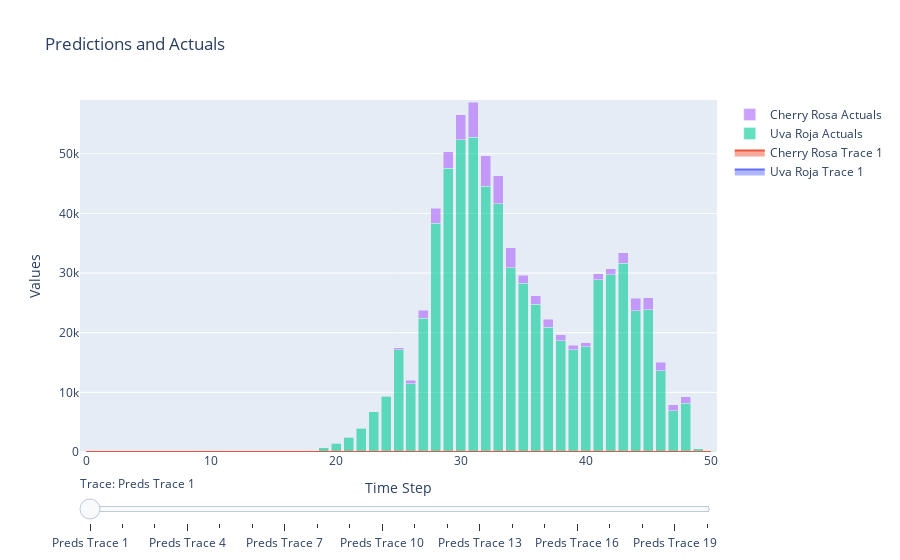

Write notebook code for a chart like this one.
### Code cell
fig7 = graphs.graph_harvest_stacked(year_preds_by_type,year_actuals_by_type,types)
fig7.show()

### Figure 1 — Plotly figure (JSON) as saved in the notebook; plotly's stock layout.template omitted (floating-point values rounded to 4 significant figures)
{"data": [{"mode": "lines", "name": "Uva Roja Trace 1", "stackgroup": "group0", "type": "scatter", "visible": true, "x": [0, 1, 2, 3, 4, 5, 6, 7, 8, 9, 10, 11, 12, 13, 14, 15, 16, 17, 18, 19, 20, 21, 22, 23, 24, 25, 26, 27, 28, 29, 30, 31, 32, 33, 34, 35, 36, 37, 38, 39, 40, 41, 42, 43, 44, 45, 46, 47, 48, 49, 50], "y": [0.0, 0.0, 0.0, 0.0, 0.0, 0.0, 0.0, 0.0, 0.0, 0.0, 0.0, 0.0, 0.0, 0.0, 0.0, 0.0, 0.0, 0.0, 0.0, 0.0, 0.0, 0.0, 0.0, 0.0, 0.0, 0.0, 0.0, 0.0, 0.0, 0.0, 0.0, 0.0, 0.0, 0.0, 0.0, 0.0, 0.0, 0.0, 0.0, 0.0, 0.0, 0.0, 0.0, 0.0, 0.0, 0.0, 0.0, 0.0, 0.0, 0.0, 0.0]}, {"mode": "lines", "name": "Cherry Rosa Trace 1", "stackgroup": "group0", "type": "scatter", "visible": true, "x": [0, 1, 2, 3, 4, 5, 6, 7, 8, 9, 10, 11, 12, 13, 14, 15, 16, 17, 18, 19, 20, 21, 22, 23, 24, 25, 26, 27, 28, 29, 30, 31, 32, 33, 34, 35, 36, 37, 38, 39, 40, 41, 42, 43, 44, 45, 46, 47, 48, 49, 50], "y": [0.0, 0.0, 0.0, 0.0, 0.0, 0.0, 0.0, 0.0, 0.0, 0.0, 0.0, 0.0, 0.0, 0.0, 0.0, 0.0, 0.0, 0.0, 0.0, 0.0, 0.0, 0.0, 0.0, 0.0, 0.0, 0.0, 0.0, 0.0, 0.0, 0.0, 0.0, 0.0, 0.0, 0.0, 0.0, 0.0, 0.0, 0.0, 0.0, 0.0, 0.0, 0.0, 0.0, 0.0, 0.0, 0.0, 0.0, 0.0, 0.0, 0.0, 0.0]}, {"mode": "lines", "name": "Uva Roja Trace 2", "stackgroup": "group1", "type": "scatter", "visible": false, "x": [0, 1, 2, 3, 4, 5, 6, 7, 8, 9, 10, 11, 12, 13, 14, 15, 16, 17, 18, 19, 20, 21, 22, 23, 24, 25, 26, 27, 28, 29, 30, 31, 32, 33, 34, 35, 36, 37, 38, 39, 40, 41, 42, 43, 44, 45, 46, 47, 48, 49, 50], "y": [0.0, 0.0, 0.0, 0.0, 0.0, 0.0, 0.0, 0.0, 0.0, 0.0, 0.0, 0.0, 0.0, 0.0, 0.0, 0.0, 0.0, 0.0, 0.0, 0.0, 0.0, 0.0, 0.0, 0.0, 0.0, 0.0, 0.0, 0.0, 0.0, 0.0, 0.0, 0.0, 0.0, 0.0, 0.0, 0.0, 0.0, 0.0, 0.0, 0.0, 0.0, 0.0, 0.0, 0.0, 0.0, 0.0, 0.0, 0.0, 0.0, 0.0, 0.0]}, {"mode": "lines", "name": "Cherry Rosa Trace 2", "stackgroup": "group1", "type": "scatter", "visible": false, "x": [0, 1, 2, 3, 4, 5, 6, 7, 8, 9, 10, 11, 12, 13, 14, 15, 16, 17, 18, 19, 20, 21, 22, 23, 24, 25, 26, 27, 28, 29, 30, 31, 32, 33, 34, 35, 36, 37, 38, 39, 40, 41, 42, 43, 44, 45, 46, 47, 48, 49, 50], "y": [0.0, 0.0, 0.0, 0.0, 0.0, 0.0, 0.0, 0.0, 0.0, 0.0, 0.0, 0.0, 0.0, 0.0, 0.0, 0.0, 0.0, 0.0, 0.0, 0.0, 0.0, 0.0, 0.0, 0.0, 0.0, 0.0, 0.0, 0.0, 0.0, 0.0, 0.0, 0.0, 0.0, 0.0, 0.0, 0.0, 0.0, 0.0, 0.0, 0.0, 0.0, 0.0, 0.0, 0.0, 0.0, 0.0, 0.0, 0.0, 0.0, 0.0, 0.0]}, {"mode": "lines", "name": "Uva Roja Trace 3", "stackgroup": "group2", "type": "scatter", "visible": false, "x": [0, 1, 2, 3, 4, 5, 6, 7, 8, 9, 10, 11, 12, 13, 14, 15, 16, 17, 18, 19, 20, 21, 22, 23, 24, 25, 26, 27, 28, 29, 30, 31, 32, 33, 34, 35, 36, 37, 38, 39, 40, 41, 42, 43, 44, 45, 46, 47, 48, 49, 50], "y": [0.0, 0.0, 0.0, 0.0, 0.0, 0.0, 0.0, 0.0, 0.0, 0.0, 0.0, 0.0, 0.0, 0.0, 0.0, 0.0, 0.0, 0.0, 0.0, 0.0, 0.0, 0.0, 0.0, 0.0, 0.0, 0.0, 0.0, 0.0, 0.0, 0.0, 0.0, 0.0, 0.0, 0.0, 0.0, 0.0, 0.0, 0.0, 0.0, 0.0, 0.0, 0.0, 0.0, 0.0, 0.0, 0.0, 0.0, 0.0, 0.0, 0.0, 0.0]}, {"mode": "lines", "name": "Cherry Rosa Trace 3", "stackgroup": "group2", "type": "scatter", "visible": false, "x": [0, 1, 2, 3, 4, 5, 6, 7, 8, 9, 10, 11, 12, 13, 14, 15, 16, 17, 18, 19, 20, 21, 22, 23, 24, 25, 26, 27, 28, 29, 30, 31, 32, 33, 34, 35, 36, 37, 38, 39, 40, 41, 42, 43, 44, 45, 46, 47, 48, 49, 50], "y": [0.0, 0.0, 0.0, 0.0, 0.0, 0.0, 0.0, 0.0, 0.0, 0.0, 0.0, 0.0, 0.0, 0.0, 0.0, 0.0, 0.0, 0.0, 0.0, 0.0, 0.0, 0.0, 0.0, 0.0, 0.0, 0.0, 0.0, 0.0, 0.0, 0.0, 0.0, 0.0, 0.0, 0.0, 0.0, 0.0, 0.0, 0.0, 0.0, 0.0, 0.0, 0.0, 0.0, 0.0, 0.0, 0.0, 0.0, 0.0, 0.0, 0.0, 0.0]}, {"mode": "lines", "name": "Uva Roja Trace 4", "stackgroup": "group3", "type": "scatter", "visible": false, "x": [0, 1, 2, 3, 4, 5, 6, 7, 8, 9, 10, 11, 12, 13, 14, 15, 16, 17, 18, 19, 20, 21, 22, 23, 24, 25, 26, 27, 28, 29, 30, 31, 32, 33, 34, 35, 36, 37, 38, 39, 40, 41, 42, 43, 44, 45, 46, 47, 48, 49, 50], "y": [0.0, 0.0, 0.0, 0.0, 0.0, 0.0, 0.0, 0.0, 0.0, 0.0, 0.0, 0.0, 0.0, 0.0, 0.0, 0.0, 0.0, 0.0, 0.0, 0.0, 0.0, 0.0, 0.0, 0.0, 0.0, 0.0, 0.0, 0.0, 0.0, 0.0, 0.0, 0.0, 0.0, 0.0, 0.0, 0.0, 0.0, 0.0, 0.0, 0.0, 0.0, 0.0, 0.0, 0.0, 0.0, 0.0, 0.0, 0.0, 0.0, 0.0, 0.0]}, {"mode": "lines", "name": "Cherry Rosa Trace 4", "stackgroup": "group3", "type": "scatter", "visible": false, "x": [0, 1, 2, 3, 4, 5, 6, 7, 8, 9, 10, 11, 12, 13, 14, 15, 16, 17, 18, 19, 20, 21, 22, 23, 24, 25, 26, 27, 28, 29, 30, 31, 32, 33, 34, 35, 36, 37, 38, 39, 40, 41, 42, 43, 44, 45, 46, 47, 48, 49, 50], "y": [0.0, 0.0, 0.0, 0.0, 0.0, 0.0, 0.0, 0.0, 0.0, 0.0, 0.0, 0.0, 0.0, 0.0, 0.0, 0.0, 0.0, 0.0, 0.0, 0.0, 0.0, 0.0, 0.0, 0.0, 0.0, 0.0, 0.0, 0.0, 0.0, 0.0, 0.0, 0.0, 0.0, 0.0, 0.0, 0.0, 0.0, 0.0, 0.0, 0.0, 0.0, 0.0, 0.0, 0.0, 0.0, 0.0, 0.0, 0.0, 0.0, 0.0, 0.0]}, {"mode": "lines", "name": "Uva Roja Trace 5", "stackgroup": "group4", "type": "scatter", "visible": false, "x": [0, 1, 2, 3, 4, 5, 6, 7, 8, 9, 10, 11, 12, 13, 14, 15, 16, 17, 18, 19, 20, 21, 22, 23, 24, 25, 26, 27, 28, 29, 30, 31, 32, 33, 34, 35, 36, 37, 38, 39, 40, 41, 42, 43, 44, 45, 46, 47, 48, 49, 50], "y": [0.0, 0.0, 0.0, 0.0, 0.0, 0.0, 0.0, 0.0, 0.0, 0.0, 0.0, 0.0, 0.0, 0.0, 0.0, 0.0, 0.0, 0.0, 0.0, 0.0, 0.0, 0.0, 0.0, 0.0, 0.0, 0.0, 0.0, 0.0, 0.0, 0.0, 0.0, 0.0, 0.0, 0.0, 0.0, 0.0, 0.0, 0.0, 0.0, 0.0, 0.0, 0.0, 0.0, 0.0, 0.0, 0.0, 0.0, 0.0, 0.0, 0.0, 0.0]}, {"mode": "lines", "name": "Cherry Rosa Trace 5", "stackgroup": "group4", "type": "scatter", "visible": false, "x": [0, 1, 2, 3, 4, 5, 6, 7, 8, 9, 10, 11, 12, 13, 14, 15, 16, 17, 18, 19, 20, 21, 22, 23, 24, 25, 26, 27, 28, 29, 30, 31, 32, 33, 34, 35, 36, 37, 38, 39, 40, 41, 42, 43, 44, 45, 46, 47, 48, 49, 50], "y": [0.0, 0.0, 0.0, 0.0, 0.0, 0.0, 0.0, 0.0, 0.0, 0.0, 0.0, 0.0, 0.0, 0.0, 0.0, 0.0, 0.0, 0.0, 0.0, 0.0, 0.0, 0.0, 0.0, 0.0, 0.0, 0.0, 0.0, 0.0, 0.0, 0.0, 0.0, 0.0, 0.0, 0.0, 0.0, 0.0, 0.0, 0.0, 0.0, 0.0, 0.0, 0.0, 0.0, 0.0, 0.0, 0.0, 0.0, 0.0, 0.0, 0.0, 0.0]}, {"mode": "lines", "name": "Uva Roja Trace 6", "stackgroup": "group5", "type": "scatter", "visible": false, "x": [0, 1, 2, 3, 4, 5, 6, 7, 8, 9, 10, 11, 12, 13, 14, 15, 16, 17, 18, 19, 20, 21, 22, 23, 24, 25, 26, 27, 28, 29, 30, 31, 32, 33, 34, 35, 36, 37, 38, 39, 40, 41, 42, 43, 44, 45, 46, 47, 48, 49, 50], "y": [0.0, 0.0, 0.0, 0.0, 0.0, 0.0, 0.0, 0.0, 0.0, 9.988, 7.046, 31.6, 2.369, 47.54, 93.75, 78.42, 195.1, 762.0, 2741.0, 6549.0, 12200.0, 17430.0, 21860.0, 23670.0, 22150.0, 27100.0, 27490.0, 37150.0, 43650.0, 43380.0, 45150.0, 37110.0, 32930.0, 31290.0, 25020.0, 22440.0, 19130.0, 18610.0, 20560.0, 23650.0, 25140.0, 26780.0, 26930.0, 26370.0, 22560.0, 19900.0, 15140.0, 7669.0, 4887.0, 745.8, 458.7]}, {"mode": "lines", "name": "Cherry Rosa Trace 6", "stackgroup": "group5", "type": "scatter", "visible": false, "x": [0, 1, 2, 3, 4, 5, 6, 7, 8, 9, 10, 11, 12, 13, 14, 15, 16, 17, 18, 19, 20, 21, 22, 23, 24, 25, 26, 27, 28, 29, 30, 31, 32, 33, 34, 35, 36, 37, 38, 39, 40, 41, 42, 43, 44, 45, 46, 47, 48, 49, 50], "y": [0.0, 0.0, 0.0, 0.0, 0.0, 0.0, 0.0, 0.0, 0.0, 0.0, 0.0, 0.0, 0.0, 0.0, 0.9982, 1.341, 2.667, 3.42, 4.198, -3.387, -67.5, -175.7, -175.2, 186.8, 852.5, 1895.0, 3010.0, 4013.0, 4814.0, 4762.0, 5361.0, 5282.0, 4273.0, 3563.0, 2168.0, 1462.0, 1348.0, 1167.0, 1145.0, 1317.0, 1699.0, 2102.0, 2471.0, 2607.0, 2530.0, 2143.0, 1684.0, 1038.0, 885.9, 0.0, 0.0]}, {"mode": "lines", "name": "Uva Roja Trace 7", "stackgroup": "group6", "type": "scatter", "visible": false, "x": [0, 1, 2, 3, 4, 5, 6, 7, 8, 9, 10, 11, 12, 13, 14, 15, 16, 17, 18, 19, 20, 21, 22, 23, 24, 25, 26, 27, 28, 29, 30, 31, 32, 33, 34, 35, 36, 37, 38, 39, 40, 41, 42, 43, 44, 45, 46, 47, 48, 49, 50], "y": [0.0, 0.0, 0.0, 0.0, 0.0, 0.0, 0.0, 0.0, 0.0, 0.0, 7.007, 16.3, 2.292, 46.95, 80.54, 70.68, 163.1, 728.6, 2704.0, 6483.0, 12110.0, 17310.0, 21720.0, 23530.0, 22010.0, 26930.0, 27330.0, 36950.0, 43430.0, 43160.0, 44920.0, 36900.0, 32730.0, 31150.0, 24870.0, 22320.0, 19040.0, 18530.0, 20530.0, 23660.0, 25190.0, 26850.0, 26960.0, 26340.0, 22460.0, 19750.0, 15010.0, 7599.0, 4843.0, 737.0, 450.8]}, {"mode": "lines", "name": "Cherry Rosa Trace 7", "stackgroup": "group6", "type": "scatter", "visible": false, "x": [0, 1, 2, 3, 4, 5, 6, 7, 8, 9, 10, 11, 12, 13, 14, 15, 16, 17, 18, 19, 20, 21, 22, 23, 24, 25, 26, 27, 28, 29, 30, 31, 32, 33, 34, 35, 36, 37, 38, 39, 40, 41, 42, 43, 44, 45, 46, 47, 48, 49, 50], "y": [0.0, 0.0, 0.0, 0.0, 0.0, 0.0, 0.0, 0.0, 0.0, 0.0, 0.0, 0.0, 0.0, 0.0, 0.0, 1.346, 2.674, 1.85, 4.333, -6.569, -67.17, -172.5, -170.9, 189.4, 854.6, 1896.0, 3013.0, 4017.0, 4815.0, 4759.0, 5345.0, 5259.0, 4249.0, 3574.0, 2147.0, 1451.0, 1339.0, 1175.0, 1185.0, 1403.0, 1821.0, 2236.0, 2581.0, 2670.0, 2538.0, 2117.0, 1644.0, 1007.0, 881.9, 0.0, 0.0]}, {"mode": "lines", "name": "Uva Roja Trace 8", "stackgroup": "group7", "type": "scatter", "visible": false, "x": [0, 1, 2, 3, 4, 5, 6, 7, 8, 9, 10, 11, 12, 13, 14, 15, 16, 17, 18, 19, 20, 21, 22, 23, 24, 25, 26, 27, 28, 29, 30, 31, 32, 33, 34, 35, 36, 37, 38, 39, 40, 41, 42, 43, 44, 45, 46, 47, 48, 49, 50], "y": [0.0, 0.0, 0.0, 0.0, 0.0, 0.0, 0.0, 0.0, 0.0, 0.0, 0.0, 16.31, -7.961, 47.82, 83.92, 72.82, 181.9, 741.6, 2728.0, 6511.0, 12120.0, 17310.0, 21700.0, 23520.0, 22030.0, 26960.0, 27360.0, 36970.0, 43450.0, 43200.0, 45020.0, 36920.0, 32740.0, 31160.0, 25040.0, 22590.0, 19470.0, 19040.0, 21050.0, 24150.0, 25600.0, 27180.0, 27210.0, 26500.0, 22510.0, 19740.0, 14980.0, 7583.0, 4825.0, 736.6, 449.1]}, {"mode": "lines", "name": "Cherry Rosa Trace 8", "stackgroup": "group7", "type": "scatter", "visible": false, "x": [0, 1, 2, 3, 4, 5, 6, 7, 8, 9, 10, 11, 12, 13, 14, 15, 16, 17, 18, 19, 20, 21, 22, 23, 24, 25, 26, 27, 28, 29, 30, 31, 32, 33, 34, 35, 36, 37, 38, 39, 40, 41, 42, 43, 44, 45, 46, 47, 48, 49, 50], "y": [0.0, 0.0, 0.0, 0.0, 0.0, 0.0, 0.0, 0.0, 0.0, 0.0, 0.0, 0.0, 0.0, 0.0, 0.0, 0.0, 2.732, 1.941, 3.009, -3.396, -61.74, -158.6, -149.7, 217.4, 890.3, 1948.0, 3083.0, 4104.0, 4915.0, 4858.0, 5426.0, 5322.0, 4299.0, 3611.0, 2218.0, 1478.0, 1367.0, 1207.0, 1233.0, 1475.0, 1914.0, 2340.0, 2673.0, 2737.0, 2573.0, 2127.0, 1640.0, 1002.0, 880.7, 0.0, 0.0]}, {"mode": "lines", "name": "Uva Roja Trace 9", "stackgroup": "group8", "type": "scatter", "visible": false, "x": [0, 1, 2, 3, 4, 5, 6, 7, 8, 9, 10, 11, 12, 13, 14, 15, 16, 17, 18, 19, 20, 21, 22, 23, 24, 25, 26, 27, 28, 29, 30, 31, 32, 33, 34, 35, 36, 37, 38, 39, 40, 41, 42, 43, 44, 45, 46, 47, 48, 49, 50], "y": [0.0, 0.0, 0.0, 0.0, 0.0, 0.0, 0.0, 0.0, 0.0, 0.0, 0.0, 0.0, -7.884, 29.99, 109.4, 144.5, 297.8, 960.3, 2971.0, 6814.0, 12450.0, 17650.0, 22110.0, 24000.0, 22600.0, 27630.0, 28110.0, 37790.0, 44330.0, 44080.0, 45880.0, 37740.0, 33410.0, 31750.0, 25590.0, 23480.0, 20080.0, 19790.0, 21950.0, 25250.0, 26850.0, 28500.0, 28540.0, 27700.0, 23500.0, 20460.0, 15450.0, 7832.0, 4916.0, 765.5, 474.9]}, {"mode": "lines", "name": "Cherry Rosa Trace 9", "stackgroup": "group8", "type": "scatter", "visible": false, "x": [0, 1, 2, 3, 4, 5, 6, 7, 8, 9, 10, 11, 12, 13, 14, 15, 16, 17, 18, 19, 20, 21, 22, 23, 24, 25, 26, 27, 28, 29, 30, 31, 32, 33, 34, 35, 36, 37, 38, 39, 40, 41, 42, 43, 44, 45, 46, 47, 48, 49, 50], "y": [0.0, 0.0, 0.0, 0.0, 0.0, 0.0, 0.0, 0.0, 0.0, 0.0, 0.0, 0.0, 0.0, 0.0, 0.0, 0.0, 0.0, 2.232, 4.982, 3.95, -36.87, -117.8, -80.99, 318.7, 1031.0, 2157.0, 3366.0, 4465.0, 5329.0, 5282.0, 5820.0, 5652.0, 4575.0, 3838.0, 2406.0, 1723.0, 1504.0, 1333.0, 1379.0, 1659.0, 2139.0, 2588.0, 2909.0, 2933.0, 2709.0, 2209.0, 1687.0, 1026.0, 889.0, 0.0, 0.0]}, {"mode": "lines", "name": "Uva Roja Trace 10", "stackgroup": "group9", "type": "scatter", "visible": false, "x": [0, 1, 2, 3, 4, 5, 6, 7, 8, 9, 10, 11, 12, 13, 14, 15, 16, 17, 18, 19, 20, 21, 22, 23, 24, 25, 26, 27, 28, 29, 30, 31, 32, 33, 34, 35, 36, 37, 38, 39, 40, 41, 42, 43, 44, 45, 46, 47, 48, 49, 50], "y": [0.0, 0.0, 0.0, 0.0, 0.0, 0.0, 0.0, 0.0, 0.0, 0.0, 0.0, 0.0, 0.0, 61.72, 278.5, 583.1, 1136.0, 2331.0, 4690.0, 8855.0, 14680.0, 20080.0, 25000.0, 27350.0, 26360.0, 31920.0, 32700.0, 43020.0, 49890.0, 49620.0, 51200.0, 42470.0, 38030.0, 35460.0, 28840.0, 26520.0, 24100.0, 22950.0, 25880.0, 30160.0, 32510.0, 34160.0, 33620.0, 31600.0, 26230.0, 22190.0, 16410.0, 8249.0, 5202.0, 810.9, 505.4]}, {"mode": "lines", "name": "Cherry Rosa Trace 10", "stackgroup": "group9", "type": "scatter", "visible": false, "x": [0, 1, 2, 3, 4, 5, 6, 7, 8, 9, 10, 11, 12, 13, 14, 15, 16, 17, 18, 19, 20, 21, 22, 23, 24, 25, 26, 27, 28, 29, 30, 31, 32, 33, 34, 35, 36, 37, 38, 39, 40, 41, 42, 43, 44, 45, 46, 47, 48, 49, 50], "y": [0.0, 0.0, 0.0, 0.0, 0.0, 0.0, 0.0, 0.0, 0.0, 0.0, 0.0, 0.0, 0.0, 0.0, 0.0, 0.0, 0.0, 0.0, 13.22, 49.76, 89.2, 104.3, 259.7, 800.1, 1693.0, 3074.0, 4603.0, 6080.0, 7279.0, 7366.0, 7893.0, 7546.0, 6185.0, 5191.0, 3491.0, 2599.0, 2328.0, 1908.0, 1897.0, 2099.0, 2540.0, 2970.0, 3248.0, 3233.0, 2942.0, 2375.0, 1802.0, 1067.0, 941.8, 0.0, 0.0]}, {"mode": "lines", "name": "Uva Roja Trace 11", "stackgroup": "group10", "type": "scatter", "visible": false, "x": [0, 1, 2, 3, 4, 5, 6, 7, 8, 9, 10, 11, 12, 13, 14, 15, 16, 17, 18, 19, 20, 21, 22, 23, 24, 25, 26, 27, 28, 29, 30, 31, 32, 33, 34, 35, 36, 37, 38, 39, 40, 41, 42, 43, 44, 45, 46, 47, 48, 49, 50], "y": [0.0, 0.0, 0.0, 0.0, 0.0, 0.0, 0.0, 0.0, 0.0, 0.0, 0.0, 0.0, 0.0, 0.0, 290.1, 527.5, 1206.0, 2450.0, 4798.0, 9063.0, 14750.0, 20220.0, 25280.0, 27540.0, 26600.0, 32150.0, 32990.0, 43320.0, 50260.0, 49710.0, 51300.0, 42540.0, 38290.0, 37660.0, 29130.0, 26470.0, 23870.0, 24200.0, 25730.0, 30400.0, 32740.0, 34460.0, 33870.0, 31780.0, 26280.0, 22190.0, 16350.0, 8216.0, 5222.0, 771.0, 475.0]}, {"mode": "lines", "name": "Cherry Rosa Trace 11", "stackgroup": "group10", "type": "scatter", "visible": false, "x": [0, 1, 2, 3, 4, 5, 6, 7, 8, 9, 10, 11, 12, 13, 14, 15, 16, 17, 18, 19, 20, 21, 22, 23, 24, 25, 26, 27, 28, 29, 30, 31, 32, 33, 34, 35, 36, 37, 38, 39, 40, 41, 42, 43, 44, 45, 46, 47, 48, 49, 50], "y": [0.0, 0.0, 0.0, 0.0, 0.0, 0.0, 0.0, 0.0, 0.0, 0.0, 0.0, 0.0, 0.0, 0.0, 0.0, 0.0, 0.0, 0.0, 0.0, 62.62, 119.6, 137.7, 332.7, 844.1, 1756.0, 3224.0, 4754.0, 6402.0, 7695.0, 7813.0, 8303.0, 7923.0, 6564.0, 5494.0, 3774.0, 2826.0, 2469.0, 2080.0, 1880.0, 2079.0, 2434.0, 2811.0, 3093.0, 3142.0, 2928.0, 2409.0, 1856.0, 1103.0, 956.8, 0.0, 0.0]}, {"mode": "lines", "name": "Uva Roja Trace 12", "stackgroup": "group11", "type": "scatter", "visible": false, "x": [0, 1, 2, 3, 4, 5, 6, 7, 8, 9, 10, 11, 12, 13, 14, 15, 16, 17, 18, 19, 20, 21, 22, 23, 24, 25, 26, 27, 28, 29, 30, 31, 32, 33, 34, 35, 36, 37, 38, 39, 40, 41, 42, 43, 44, 45, 46, 47, 48, 49, 50], "y": [0.0, 0.0, 0.0, 0.0, 0.0, 0.0, 0.0, 0.0, 0.0, 0.0, 0.0, 0.0, 0.0, 0.0, 0.0, 268.7, 407.4, 1579.0, 3762.0, 7686.0, 13480.0, 18360.0, 23290.0, 25690.0, 24100.0, 29440.0, 30460.0, 41070.0, 48380.0, 48360.0, 50830.0, 42230.0, 37920.0, 38110.0, 33070.0, 27380.0, 23640.0, 23320.0, 26540.0, 28750.0, 31650.0, 33040.0, 32480.0, 30660.0, 25440.0, 21720.0, 16150.0, 8146.0, 5213.0, 753.8, 462.0]}, {"mode": "lines", "name": "Cherry Rosa Trace 12", "stackgroup": "group11", "type": "scatter", "visible": false, "x": [0, 1, 2, 3, 4, 5, 6, 7, 8, 9, 10, 11, 12, 13, 14, 15, 16, 17, 18, 19, 20, 21, 22, 23, 24, 25, 26, 27, 28, 29, 30, 31, 32, 33, 34, 35, 36, 37, 38, 39, 40, 41, 42, 43, 44, 45, 46, 47, 48, 49, 50], "y": [0.0, 0.0, 0.0, 0.0, 0.0, 0.0, 0.0, 0.0, 0.0, 0.0, 0.0, 0.0, 0.0, 0.0, 0.0, 0.0, 0.0, 0.0, 0.0, 0.0, 61.5, 38.92, 113.0, 630.3, 1320.0, 2593.0, 4153.0, 5463.0, 6913.0, 7010.0, 7530.0, 7150.0, 5826.0, 4965.0, 3254.0, 2489.0, 2196.0, 1713.0, 1720.0, 1589.0, 2220.0, 2586.0, 2904.0, 3013.0, 2891.0, 2434.0, 1904.0, 1148.0, 941.5, 0.0, 0.0]}, {"mode": "lines", "name": "Uva Roja Trace 13", "stackgroup": "group12", "type": "scatter", "visible": false, "x": [0, 1, 2, 3, 4, 5, 6, 7, 8, 9, 10, 11, 12, 13, 14, 15, 16, 17, 18, 19, 20, 21, 22, 23, 24, 25, 26, 27, 28, 29, 30, 31, 32, 33, 34, 35, 36, 37, 38, 39, 40, 41, 42, 43, 44, 45, 46, 47, 48, 49, 50], "y": [0.0, 0.0, 0.0, 0.0, 0.0, 0.0, 0.0, 0.0, 0.0, 0.0, 0.0, 0.0, 0.0, 0.0, 0.0, 0.0, -599.9, -74.58, 1044.0, 4799.0, 10860.0, 14990.0, 19310.0, 20680.0, 18710.0, 23390.0, 23870.0, 36110.0, 43510.0, 44250.0, 47680.0, 41630.0, 37710.0, 36650.0, 32340.0, 30060.0, 22570.0, 21590.0, 22960.0, 26100.0, 26670.0, 28330.0, 27390.0, 26430.0, 22310.0, 19670.0, 14840.0, 7576.0, 4885.0, 576.7, 324.7]}, {"mode": "lines", "name": "Cherry Rosa Trace 13", "stackgroup": "group12", "type": "scatter", "visible": false, "x": [0, 1, 2, 3, 4, 5, 6, 7, 8, 9, 10, 11, 12, 13, 14, 15, 16, 17, 18, 19, 20, 21, 22, 23, 24, 25, 26, 27, 28, 29, 30, 31, 32, 33, 34, 35, 36, 37, 38, 39, 40, 41, 42, 43, 44, 45, 46, 47, 48, 49, 50], "y": [0.0, 0.0, 0.0, 0.0, 0.0, 0.0, 0.0, 0.0, 0.0, 0.0, 0.0, 0.0, 0.0, 0.0, 0.0, 0.0, 0.0, 0.0, 0.0, 0.0, 0.0, -350.2, -366.3, -28.77, 451.3, 1300.0, 1856.0, 2836.0, 3640.0, 3885.0, 4599.0, 4830.0, 4015.0, 3661.0, 2308.0, 1865.0, 1754.0, 1502.0, 1157.0, 1224.0, 1061.0, 1672.0, 2009.0, 2272.0, 2353.0, 2103.0, 1720.0, 1084.0, 882.5, 0.0, 0.0]}, {"mode": "lines", "name": "Uva Roja Trace 14", "stackgroup": "group13", "type": "scatter", "visible": false, "x": [0, 1, 2, 3, 4, 5, 6, 7, 8, 9, 10, 11, 12, 13, 14, 15, 16, 17, 18, 19, 20, 21, 22, 23, 24, 25, 26, 27, 28, 29, 30, 31, 32, 33, 34, 35, 36, 37, 38, 39, 40, 41, 42, 43, 44, 45, 46, 47, 48, 49, 50], "y": [0.0, 0.0, 0.0, 0.0, 0.0, 0.0, 0.0, 0.0, 0.0, 0.0, 0.0, 0.0, 0.0, 0.0, 0.0, 0.0, 29.01, -328.6, 1640.0, 4329.0, 10470.0, 16080.0, 19060.0, 20750.0, 17940.0, 22490.0, 23570.0, 34510.0, 44960.0, 44620.0, 47980.0, 41420.0, 38810.0, 37430.0, 31850.0, 29950.0, 26240.0, 21370.0, 20720.0, 22190.0, 24560.0, 24570.0, 24950.0, 24490.0, 20880.0, 18750.0, 14410.0, 7431.0, 4790.0, 673.3, 395.2]}, {"mode": "lines", "name": "Cherry Rosa Trace 14", "stackgroup": "group13", "type": "scatter", "visible": false, "x": [0, 1, 2, 3, 4, 5, 6, 7, 8, 9, 10, 11, 12, 13, 14, 15, 16, 17, 18, 19, 20, 21, 22, 23, 24, 25, 26, 27, 28, 29, 30, 31, 32, 33, 34, 35, 36, 37, 38, 39, 40, 41, 42, 43, 44, 45, 46, 47, 48, 49, 50], "y": [0.0, 0.0, 0.0, 0.0, 0.0, 0.0, 0.0, 0.0, 0.0, 0.0, 0.0, 0.0, 0.0, 0.0, 0.0, 0.0, 0.0, 0.0, 0.0, 0.0, 0.0, 0.0, -378.8, -40.24, 560.5, 1279.0, 1919.0, 2460.0, 3421.0, 3797.0, 4767.0, 4774.0, 3860.0, 3490.0, 1952.0, 1378.0, 1370.0, 1074.0, 789.7, 574.4, 795.1, 655.9, 1620.0, 1896.0, 2037.0, 1819.0, 1478.0, 944.5, 803.4, 0.0, 0.0]}, {"mode": "lines", "name": "Uva Roja Trace 15", "stackgroup": "group14", "type": "scatter", "visible": false, "x": [0, 1, 2, 3, 4, 5, 6, 7, 8, 9, 10, 11, 12, 13, 14, 15, 16, 17, 18, 19, 20, 21, 22, 23, 24, 25, 26, 27, 28, 29, 30, 31, 32, 33, 34, 35, 36, 37, 38, 39, 40, 41, 42, 43, 44, 45, 46, 47, 48, 49, 50], "y": [0.0, 0.0, 0.0, 0.0, 0.0, 0.0, 0.0, 0.0, 0.0, 0.0, 0.0, 0.0, 0.0, 0.0, 0.0, 0.0, 29.01, 104.5, 1463.0, 4594.0, 9969.0, 15610.0, 20130.0, 20450.0, 18070.0, 22120.0, 23710.0, 36770.0, 45060.0, 46970.0, 48740.0, 43690.0, 38720.0, 37060.0, 32450.0, 29600.0, 26050.0, 23100.0, 20580.0, 20180.0, 22150.0, 22860.0, 21990.0, 23980.0, 20230.0, 18450.0, 14220.0, 7237.0, 4625.0, 612.4, 351.0]}, {"mode": "lines", "name": "Cherry Rosa Trace 15", "stackgroup": "group14", "type": "scatter", "visible": false, "x": [0, 1, 2, 3, 4, 5, 6, 7, 8, 9, 10, 11, 12, 13, 14, 15, 16, 17, 18, 19, 20, 21, 22, 23, 24, 25, 26, 27, 28, 29, 30, 31, 32, 33, 34, 35, 36, 37, 38, 39, 40, 41, 42, 43, 44, 45, 46, 47, 48, 49, 50], "y": [0.0, 0.0, 0.0, 0.0, 0.0, 0.0, 0.0, 0.0, 0.0, 0.0, 0.0, 0.0, 0.0, 0.0, 0.0, 0.0, 0.0, 0.0, 0.0, 0.0, 0.0, 0.0, 39.17, -173.4, 447.9, 1242.0, 1758.0, 2354.0, 2894.0, 3558.0, 4975.0, 5143.0, 3766.0, 3358.0, 2002.0, 1667.0, 1304.0, 1146.0, 732.3, 525.3, 470.5, 929.5, 765.3, 1924.0, 2021.0, 1791.0, 1449.0, 912.7, 782.1, 0.0, 0.0]}, {"mode": "lines", "name": "Uva Roja Trace 16", "stackgroup": "group15", "type": "scatter", "visible": false, "x": [0, 1, 2, 3, 4, 5, 6, 7, 8, 9, 10, 11, 12, 13, 14, 15, 16, 17, 18, 19, 20, 21, 22, 23, 24, 25, 26, 27, 28, 29, 30, 31, 32, 33, 34, 35, 36, 37, 38, 39, 40, 41, 42, 43, 44, 45, 46, 47, 48, 49, 50], "y": [0.0, 0.0, 0.0, 0.0, 0.0, 0.0, 0.0, 0.0, 0.0, 0.0, 0.0, 0.0, 0.0, 0.0, 0.0, 0.0, 29.01, 104.5, 234.8, 4686.0, 8158.0, 15960.0, 20440.0, 20330.0, 17980.0, 20150.0, 22320.0, 36750.0, 50000.0, 47540.0, 50640.0, 46260.0, 42600.0, 37520.0, 32840.0, 29250.0, 25820.0, 22900.0, 20180.0, 19940.0, 20690.0, 29440.0, 22360.0, 21090.0, 20470.0, 18630.0, 14480.0, 7257.0, 4635.0, 603.8, 344.6]}, {"mode": "lines", "name": "Cherry Rosa Trace 16", "stackgroup": "group15", "type": "scatter", "visible": false, "x": [0, 1, 2, 3, 4, 5, 6, 7, 8, 9, 10, 11, 12, 13, 14, 15, 16, 17, 18, 19, 20, 21, 22, 23, 24, 25, 26, 27, 28, 29, 30, 31, 32, 33, 34, 35, 36, 37, 38, 39, 40, 41, 42, 43, 44, 45, 46, 47, 48, 49, 50], "y": [0.0, 0.0, 0.0, 0.0, 0.0, 0.0, 0.0, 0.0, 0.0, 0.0, 0.0, 0.0, 0.0, 0.0, 0.0, 0.0, 0.0, 0.0, 0.0, 0.0, 0.0, 0.0, 39.17, 39.17, 422.2, 1220.0, 1706.0, 2463.0, 2793.0, 3471.0, 5198.0, 6061.0, 4570.0, 3479.0, 2073.0, 1775.0, 1377.0, 1154.0, 741.9, 520.9, 467.0, 678.7, 987.1, 916.9, 2251.0, 1927.0, 1514.0, 951.8, 804.3, 0.0, 0.0]}, {"mode": "lines", "name": "Uva Roja Trace 17", "stackgroup": "group16", "type": "scatter", "visible": false, "x": [0, 1, 2, 3, 4, 5, 6, 7, 8, 9, 10, 11, 12, 13, 14, 15, 16, 17, 18, 19, 20, 21, 22, 23, 24, 25, 26, 27, 28, 29, 30, 31, 32, 33, 34, 35, 36, 37, 38, 39, 40, 41, 42, 43, 44, 45, 46, 47, 48, 49, 50], "y": [0.0, 0.0, 0.0, 0.0, 0.0, 0.0, 0.0, 0.0, 0.0, 0.0, 0.0, 0.0, 0.0, 0.0, 0.0, 0.0, 29.01, 104.5, 234.8, 723.4, 8316.0, 9747.0, 20550.0, 20420.0, 15220.0, 20300.0, 16990.0, 35030.0, 50100.0, 55250.0, 51110.0, 47670.0, 44660.0, 41260.0, 32800.0, 30360.0, 24190.0, 21970.0, 20000.0, 17530.0, 20550.0, 31220.0, 29040.0, 22530.0, 17060.0, 18900.0, 14550.0, 7248.0, 4596.0, 599.3, 340.3]}, {"mode": "lines", "name": "Cherry Rosa Trace 17", "stackgroup": "group16", "type": "scatter", "visible": false, "x": [0, 1, 2, 3, 4, 5, 6, 7, 8, 9, 10, 11, 12, 13, 14, 15, 16, 17, 18, 19, 20, 21, 22, 23, 24, 25, 26, 27, 28, 29, 30, 31, 32, 33, 34, 35, 36, 37, 38, 39, 40, 41, 42, 43, 44, 45, 46, 47, 48, 49, 50], "y": [0.0, 0.0, 0.0, 0.0, 0.0, 0.0, 0.0, 0.0, 0.0, 0.0, 0.0, 0.0, 0.0, 0.0, 0.0, 0.0, 0.0, 0.0, 0.0, 0.0, 0.0, 0.0, 39.17, 39.17, 100.2, 1306.0, 1770.0, 2096.0, 2831.0, 3193.0, 4654.0, 6011.0, 5483.0, 3873.0, 2073.0, 1775.0, 1620.0, 1130.0, 741.4, 484.7, 467.1, 678.8, 966.2, 1394.0, 928.0, 1927.0, 1514.0, 951.8, 804.3, 0.0, 0.0]}, {"mode": "lines", "name": "Uva Roja Trace 18", "stackgroup": "group17", "type": "scatter", "visible": false, "x": [0, 1, 2, 3, 4, 5, 6, 7, 8, 9, 10, 11, 12, 13, 14, 15, 16, 17, 18, 19, 20, 21, 22, 23, 24, 25, 26, 27, 28, 29, 30, 31, 32, 33, 34, 35, 36, 37, 38, 39, 40, 41, 42, 43, 44, 45, 46, 47, 48, 49, 50], "y": [0.0, 0.0, 0.0, 0.0, 0.0, 0.0, 0.0, 0.0, 0.0, 0.0, 0.0, 0.0, 0.0, 0.0, 0.0, 0.0, 29.01, 104.5, 234.8, 723.4, 1499.0, 9747.0, 9788.0, 20410.0, 15210.0, 15160.0, 16990.0, 25550.0, 49260.0, 55420.0, 56840.0, 47390.0, 44820.0, 42900.0, 34730.0, 30310.0, 26600.0, 19850.0, 19170.0, 17400.0, 17910.0, 31170.0, 31680.0, 29970.0, 20010.0, 15030.0, 14650.0, 7502.0, 4595.0, 599.2, 340.2]}, {"mode": "lines", "name": "Cherry Rosa Trace 18", "stackgroup": "group17", "type": "scatter", "visible": false, "x": [0, 1, 2, 3, 4, 5, 6, 7, 8, 9, 10, 11, 12, 13, 14, 15, 16, 17, 18, 19, 20, 21, 22, 23, 24, 25, 26, 27, 28, 29, 30, 31, 32, 33, 34, 35, 36, 37, 38, 39, 40, 41, 42, 43, 44, 45, 46, 47, 48, 49, 50], "y": [0.0, 0.0, 0.0, 0.0, 0.0, 0.0, 0.0, 0.0, 0.0, 0.0, 0.0, 0.0, 0.0, 0.0, 0.0, 0.0, 0.0, 0.0, 0.0, 0.0, 0.0, 0.0, 39.17, 39.17, 100.2, 334.8, 1803.0, 2123.0, 2218.0, 3193.0, 4276.0, 5963.0, 5513.0, 4345.0, 2114.0, 1775.0, 1620.0, 1466.0, 648.1, 484.7, 473.2, 678.8, 966.2, 1629.0, 1895.0, 896.2, 1514.0, 951.8, 804.3, 0.0, 0.0]}, {"mode": "lines", "name": "Uva Roja Trace 19", "stackgroup": "group18", "type": "scatter", "visible": false, "x": [0, 1, 2, 3, 4, 5, 6, 7, 8, 9, 10, 11, 12, 13, 14, 15, 16, 17, 18, 19, 20, 21, 22, 23, 24, 25, 26, 27, 28, 29, 30, 31, 32, 33, 34, 35, 36, 37, 38, 39, 40, 41, 42, 43, 44, 45, 46, 47, 48, 49, 50], "y": [0.0, 0.0, 0.0, 0.0, 0.0, 0.0, 0.0, 0.0, 0.0, 0.0, 0.0, 0.0, 0.0, 0.0, 0.0, 0.0, 29.01, 104.5, 234.8, 723.4, 1499.0, 2479.0, 9788.0, 9589.0, 15220.0, 15170.0, 11480.0, 25550.0, 38890.0, 57220.0, 57130.0, 51130.0, 44300.0, 41990.0, 33800.0, 30580.0, 26570.0, 21600.0, 17390.0, 17200.0, 17920.0, 28460.0, 31640.0, 32990.0, 19850.0, 18530.0, 10680.0, 7560.0, 4662.0, 599.2, 340.2]}, {"mode": "lines", "name": "Cherry Rosa Trace 19", "stackgroup": "group18", "type": "scatter", "visible": false, "x": [0, 1, 2, 3, 4, 5, 6, 7, 8, 9, 10, 11, 12, 13, 14, 15, 16, 17, 18, 19, 20, 21, 22, 23, 24, 25, 26, 27, 28, 29, 30, 31, 32, 33, 34, 35, 36, 37, 38, 39, 40, 41, 42, 43, 44, 45, 46, 47, 48, 49, 50], "y": [0.0, 0.0, 0.0, 0.0, 0.0, 0.0, 0.0, 0.0, 0.0, 0.0, 0.0, 0.0, 0.0, 0.0, 0.0, 0.0, 0.0, 0.0, 0.0, 0.0, 0.0, 0.0, 39.17, 39.17, 100.2, 334.8, 554.6, 2123.0, 2218.0, 2777.0, 4276.0, 5662.0, 5364.0, 4487.0, 2190.0, 1556.0, 1606.0, 1468.0, 1007.0, 661.1, 473.2, 734.0, 956.6, 1622.0, 2026.0, 1963.0, 687.4, 951.8, 804.3, 0.0, 0.0]}, {"mode": "lines", "name": "Uva Roja Trace 20", "stackgroup": "group19", "type": "scatter", "visible": false, "x": [0, 1, 2, 3, 4, 5, 6, 7, 8, 9, 10, 11, 12, 13, 14, 15, 16, 17, 18, 19, 20, 21, 22, 23, 24, 25, 26, 27, 28, 29, 30, 31, 32, 33, 34, 35, 36, 37, 38, 39, 40, 41, 42, 43, 44, 45, 46, 47, 48, 49, 50], "y": [0.0, 0.0, 0.0, 0.0, 0.0, 0.0, 0.0, 0.0, 0.0, 0.0, 0.0, 0.0, 0.0, 0.0, 0.0, 0.0, 29.01, 104.5, 234.8, 723.4, 1499.0, 2479.0, 3992.0, 9589.0, 9347.0, 15170.0, 11480.0, 22440.0, 38890.0, 47600.0, 59010.0, 51140.0, 44580.0, 41490.0, 31770.0, 29170.0, 25870.0, 21600.0, 18620.0, 15790.0, 18700.0, 28490.0, 29730.0, 33070.0, 23720.0, 18960.0, 12200.0, 6636.0, 4577.0, 557.1, 393.9]}, {"mode": "lines", "name": "Cherry Rosa Trace 20", "stackgroup": "group19", "type": "scatter", "visible": false, "x": [0, 1, 2, 3, 4, 5, 6, 7, 8, 9, 10, 11, 12, 13, 14, 15, 16, 17, 18, 19, 20, 21, 22, 23, 24, 25, 26, 27, 28, 29, 30, 31, 32, 33, 34, 35, 36, 37, 38, 39, 40, 41, 42, 43, 44, 45, 46, 47, 48, 49, 50], "y": [0.0, 0.0, 0.0, 0.0, 0.0, 0.0, 0.0, 0.0, 0.0, 0.0, 0.0, 0.0, 0.0, 0.0, 0.0, 0.0, 0.0, 0.0, 0.0, 0.0, 0.0, 0.0, 39.17, 39.17, 100.2, 334.8, 554.6, 1353.0, 2218.0, 2777.0, 4264.0, 5662.0, 5052.0, 5019.0, 2251.0, 1252.0, 1520.0, 1478.0, 1007.0, 790.7, 680.2, 734.0, 1023.0, 1695.0, 2026.0, 2033.0, 1387.0, 726.9, 804.3, 0.0, 0.0]}, {"name": "Uva Roja Actuals", "opacity": 0.6, "type": "bar", "x": [0, 1, 2, 3, 4, 5, 6, 7, 8, 9, 10, 11, 12, 13, 14, 15, 16, 17, 18, 19, 20, 21, 22, 23, 24, 25, 26, 27, 28, 29, 30, 31, 32, 33, 34, 35, 36, 37, 38, 39, 40, 41, 42, 43, 44, 45, 46, 47, 48, 49, 50], "y": [0.0, 0.0, 0.0, 0.0, 0.0, 0.0, 0.0, 0.0, 0.0, 0.0, 0.0, 0.0, 0.0, 0.0, 0.0, 0.0, 29.01, 104.5, 234.8, 723.4, 1499.0, 2479.0, 3992.0, 6708.0, 9347.0, 17150.0, 11480.0, 22440.0, 38340.0, 47600.0, 52310.0, 52740.0, 44580.0, 41600.0, 30870.0, 28280.0, 24780.0, 20910.0, 18620.0, 17110.0, 17620.0, 28910.0, 29730.0, 31650.0, 23720.0, 23870.0, 13590.0, 6909.0, 8182.0, 557.1, 94.53]}, {"name": "Cherry Rosa Actuals", "opacity": 0.6, "type": "bar", "x": [0, 1, 2, 3, 4, 5, 6, 7, 8, 9, 10, 11, 12, 13, 14, 15, 16, 17, 18, 19, 20, 21, 22, 23, 24, 25, 26, 27, 28, 29, 30, 31, 32, 33, 34, 35, 36, 37, 38, 39, 40, 41, 42, 43, 44, 45, 46, 47, 48, 49, 50], "y": [0.0, 0.0, 0.0, 0.0, 0.0, 0.0, 0.0, 0.0, 0.0, 0.0, 0.0, 0.0, 0.0, 0.0, 0.0, 0.0, 0.0, 0.0, 0.0, 0.0, 0.0, 0.0, 39.17, 39.17, 100.2, 334.8, 554.6, 1353.0, 2495.0, 2777.0, 4264.0, 5914.0, 5052.0, 4725.0, 3364.0, 1339.0, 1407.0, 1354.0, 1007.0, 790.7, 717.9, 971.6, 1023.0, 1715.0, 2026.0, 2033.0, 1432.0, 994.5, 1040.0, 0.0, 0.0]}], "layout": {"barmode": "stack", "sliders": [{"active": 0, "currentvalue": {"prefix": "Trace: "}, "len": 1, "pad": {"t": 20}, "steps": [{"args": [{"visible": [true, true, false, false, false, false, false, false, false, false, false, false, false, false, false, false, false, false, false, false, false, false, false, false, false, false, false, false, false, false, false, false, false, false, false, false, false, false, false, false, true, true]}], "label": "Preds Trace 1", "method": "update"}, {"args": [{"visible": [false, false, true, true, false, false, false, false, false, false, false, false, false, false, false, false, false, false, false, false, false, false, false, false, false, false, false, false, false, false, false, false, false, false, false, false, false, false, false, false, true, true]}], "label": "Preds Trace 2", "method": "update"}, {"args": [{"visible": [false, false, false, false, true, true, false, false, false, false, false, false, false, false, false, false, false, false, false, false, false, false, false, false, false, false, false, false, false, false, false, false, false, false, false, false, false, false, false, false, true, true]}], "label": "Preds Trace 3", "method": "update"}, {"args": [{"visible": [false, false, false, false, false, false, true, true, false, false, false, false, false, false, false, false, false, false, false, false, false, false, false, false, false, false, false, false, false, false, false, false, false, false, false, false, false, false, false, false, true, true]}], "label": "Preds Trace 4", "method": "update"}, {"args": [{"visible": [false, false, false, false, false, false, false, false, true, true, false, false, false, false, false, false, false, false, false, false, false, false, false, false, false, false, false, false, false, false, false, false, false, false, false, false, false, false, false, false, true, true]}], "label": "Preds Trace 5", "method": "update"}, {"args": [{"visible": [false, false, false, false, false, false, false, false, false, false, true, true, false, false, false, false, false, false, false, false, false, false, false, false, false, false, false, false, false, false, false, false, false, false, false, false, false, false, false, false, true, true]}], "label": "Preds Trace 6", "method": "update"}, {"args": [{"visible": [false, false, false, false, false, false, false, false, false, false, false, false, true, true, false, false, false, false, false, false, false, false, false, false, false, false, false, false, false, false, false, false, false, false, false, false, false, false, false, false, true, true]}], "label": "Preds Trace 7", "method": "update"}, {"args": [{"visible": [false, false, false, false, false, false, false, false, false, false, false, false, false, false, true, true, false, false, false, false, false, false, false, false, false, false, false, false, false, false, false, false, false, false, false, false, false, false, false, false, true, true]}], "label": "Preds Trace 8", "method": "update"}, {"args": [{"visible": [false, false, false, false, false, false, false, false, false, false, false, false, false, false, false, false, true, true, false, false, false, false, false, false, false, false, false, false, false, false, false, false, false, false, false, false, false, false, false, false, true, true]}], "label": "Preds Trace 9", "method": "update"}, {"args": [{"visible": [false, false, false, false, false, false, false, false, false, false, false, false, false, false, false, false, false, false, true, true, false, false, false, false, false, false, false, false, false, false, false, false, false, false, false, false, false, false, false, false, true, true]}], "label": "Preds Trace 10", "method": "update"}, {"args": [{"visible": [false, false, false, false, false, false, false, false, false, false, false, false, false, false, false, false, false, false, false, false, true, true, false, false, false, false, false, false, false, false, false, false, false, false, false, false, false, false, false, false, true, true]}], "label": "Preds Trace 11", "method": "update"}, {"args": [{"visible": [false, false, false, false, false, false, false, false, false, false, false, false, false, false, false, false, false, false, false, false, false, false, true, true, false, false, false, false, false, false, false, false, false, false, false, false, false, false, false, false, true, true]}], "label": "Preds Trace 12", "method": "update"}, {"args": [{"visible": [false, false, false, false, false, false, false, false, false, false, false, false, false, false, false, false, false, false, false, false, false, false, false, false, true, true, false, false, false, false, false, false, false, false, false, false, false, false, false, false, true, true]}], "label": "Preds Trace 13", "method": "update"}, {"args": [{"visible": [false, false, false, false, false, false, false, false, false, false, false, false, false, false, false, false, false, false, false, false, false, false, false, false, false, false, true, true, false, false, false, false, false, false, false, false, false, false, false, false, true, true]}], "label": "Preds Trace 14", "method": "update"}, {"args": [{"visible": [false, false, false, false, false, false, false, false, false, false, false, false, false, false, false, false, false, false, false, false, false, false, false, false, false, false, false, false, true, true, false, false, false, false, false, false, false, false, false, false, true, true]}], "label": "Preds Trace 15", "method": "update"}, {"args": [{"visible": [false, false, false, false, false, false, false, false, false, false, false, false, false, false, false, false, false, false, false, false, false, false, false, false, false, false, false, false, false, false, true, true, false, false, false, false, false, false, false, false, true, true]}], "label": "Preds Trace 16", "method": "update"}, {"args": [{"visible": [false, false, false, false, false, false, false, false, false, false, false, false, false, false, false, false, false, false, false, false, false, false, false, false, false, false, false, false, false, false, false, false, true, true, false, false, false, false, false, false, true, true]}], "label": "Preds Trace 17", "method": "update"}, {"args": [{"visible": [false, false, false, false, false, false, false, false, false, false, false, false, false, false, false, false, false, false, false, false, false, false, false, false, false, false, false, false, false, false, false, false, false, false, true, true, false, false, false, false, true, true]}], "label": "Preds Trace 18", "method": "update"}, {"args": [{"visible": [false, false, false, false, false, false, false, false, false, false, false, false, false, false, false, false, false, false, false, false, false, false, false, false, false, false, false, false, false, false, false, false, false, false, false, false, true, true, false, false, true, true]}], "label": "Preds Trace 19", "method": "update"}, {"args": [{"visible": [false, false, false, false, false, false, false, false, false, false, false, false, false, false, false, false, false, false, false, false, false, false, false, false, false, false, false, false, false, false, false, false, false, false, false, false, false, false, true, true, true, true]}], "label": "Preds Trace 20", "method": "update"}]}], "title": {"text": "Predictions and Actuals"}, "xaxis": {"title": {"text": "Time Step"}}, "yaxis": {"range": [0, 59010.0], "title": {"text": "Values"}}}}
